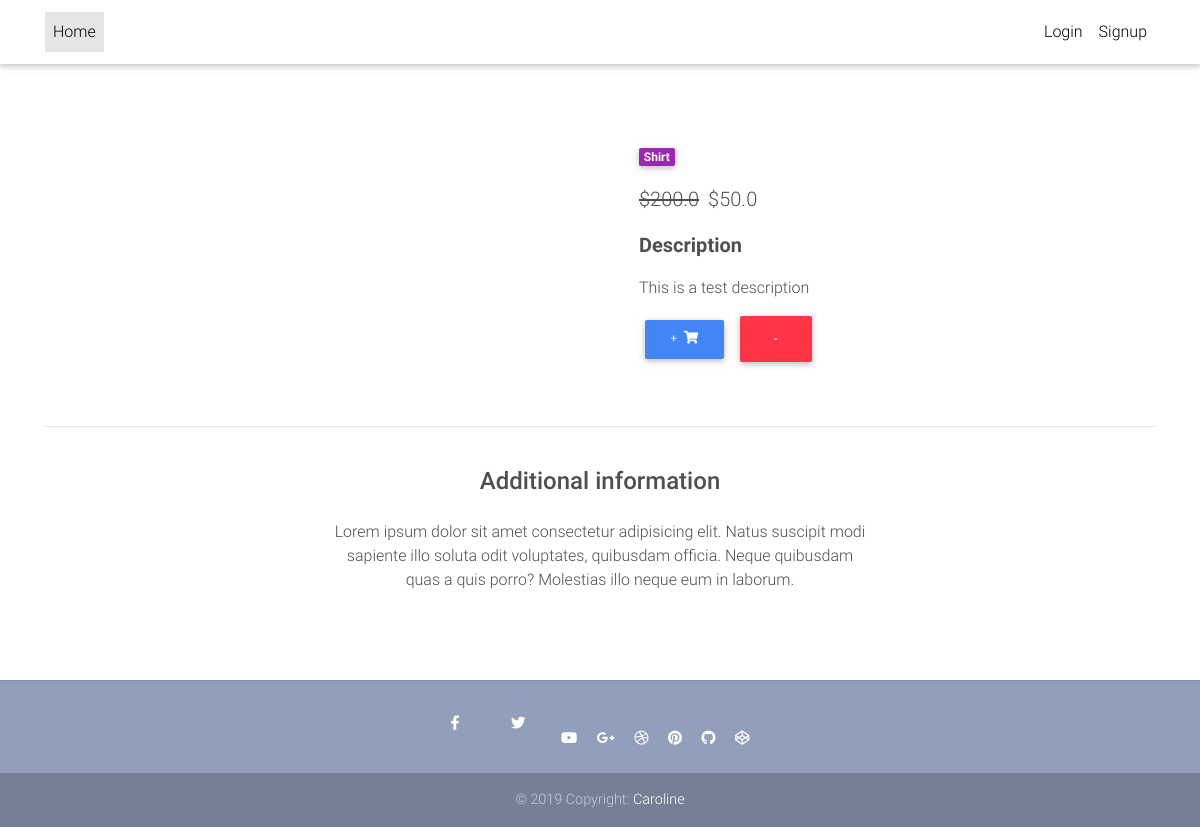
Screenshot of /product-page/test-product-1/ with the database file from the repository.
### core/models.py (models this page shows, shortened)
class Item(models.Model):
    title = models.CharField(max_length=100)
    price = models.FloatField()
    discount_price = models.FloatField(blank=True, null=True)
    category = models.CharField(choices=CATEGORY_CHOICES, max_length=2)
    label = models.CharField(choices=LABEL_CHOICES, max_length=1)
    slug = models.SlugField()
    description=models.TextField()
    def get_add_to_cart_url(self):
        return reverse("core:add-to-cart", kwargs={
            'slug': self.slug
        })
    def get_remove_from_cart_url(self):
        return reverse("core:remove-from-cart", kwargs={
            'slug': self.slug
        })

### core/views.py (the view)
# urls.py: path('product-page/<slug>/', ItemDetailView.as_view(), name= 'product_page'),
class ItemDetailView(DetailView):
    model=Item
    template_name="product-page.html"

### templates/product-page.html (shortened to what this page needs)
{% extends "base.html" %}
{% load static %}
{% block content  %}
  <main class="mt-5 pt-4">
    <div class="container dark-grey-text mt-5">
      <div class="row wow fadeIn">
        <div class="col-md-6 mb-4">
        </div>
        <div class="col-md-6 mb-4">
          <div class="p-4">
            <div class="mb-3">
              <a href="">
                <span class="badge purple mr-1">{{object.get_category_display}}</span>
              </a>
            </div>
            <p class="lead">
              {% if object.discount_price%}
               <span class="mr-1">
                <del>${{object.price}}</del>
              </span>
              <span> ${{ object.discount_price }}</span>
                   {% else %}
                  <span> $ {{object.price}} </span>
                   {% endif %}
            </p>
            <p class="lead font-weight-bold">Description</p>
            <p>{{object.description}}</p>
            <a href="{{object.get_add_to_cart_url}}" class="btn btn-primary btn-md my-0 p" >+
                <i class="fas fa-shopping-cart ml-1"></i>
              </a>
            <a href="{{object.get_remove_from_cart_url}}" class="btn btn-primary btn-danger my-0 p" >-
              </a>
          </div>
        </div>
      </div>
      <hr>
      <div class="row d-flex justify-content-center wow fadeIn">
        <div class="col-md-6 text-center">
          <h4 class="my-4 h4">Additional information</h4>
          <p>Lorem ipsum dolor sit amet consectetur adipisicing elit. Natus suscipit modi sapiente illo soluta odit
            voluptates,
            quibusdam officia. Neque quibusdam quas a quis porro? Molestias illo neque eum in laborum.</p>
        </div>
      </div>
      <div class="row wow fadeIn">
        <div class="col-lg-4 col-md-12 mb-4">
        </div>
        <div class="col-lg-4 col-md-6 mb-4">
        </div>
        <div class="col-lg-4 col-md-6 mb-4">
        </div>
      </div>
    </div>
  </main>
{% endblock content %}

### templates/base.html (style rules this page uses)
html, body, header, .carousel { height: 60vh; }

### rows the page displays
Item: category "Shirt", price "200.0", discount_price "50.0", description "This is a test description"
